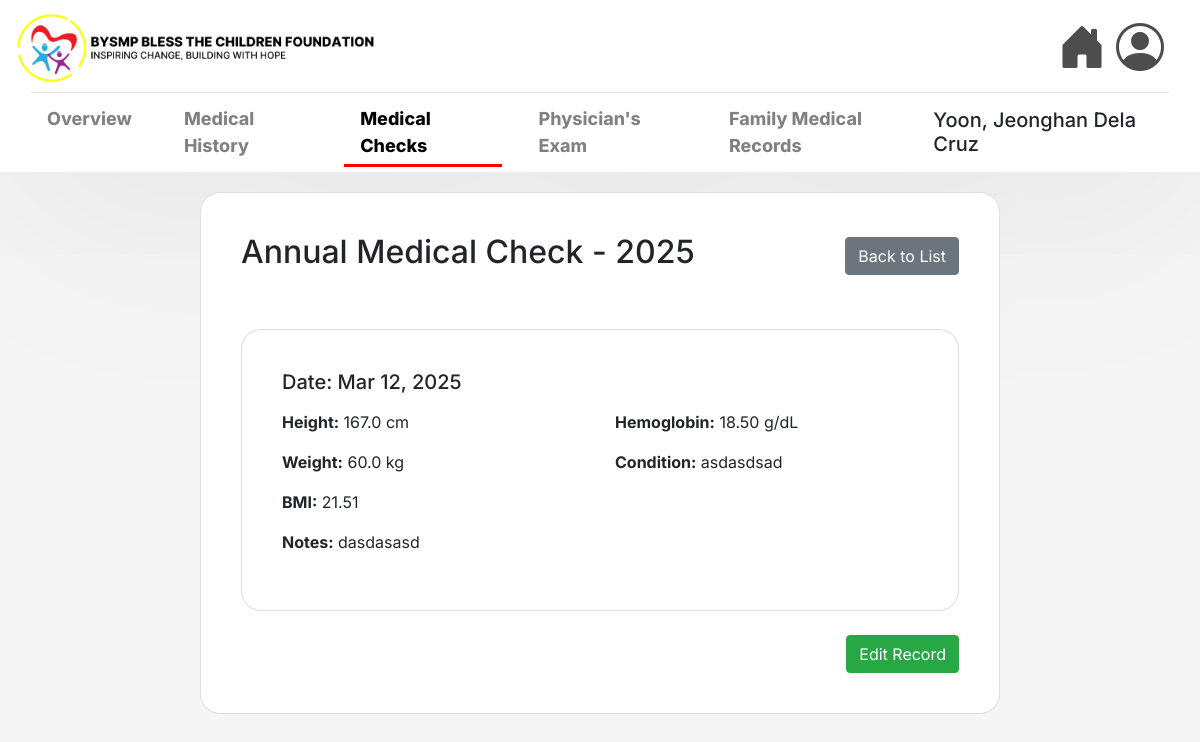
Before: /child/6/annual-medical-check/2025/ with the older database file.
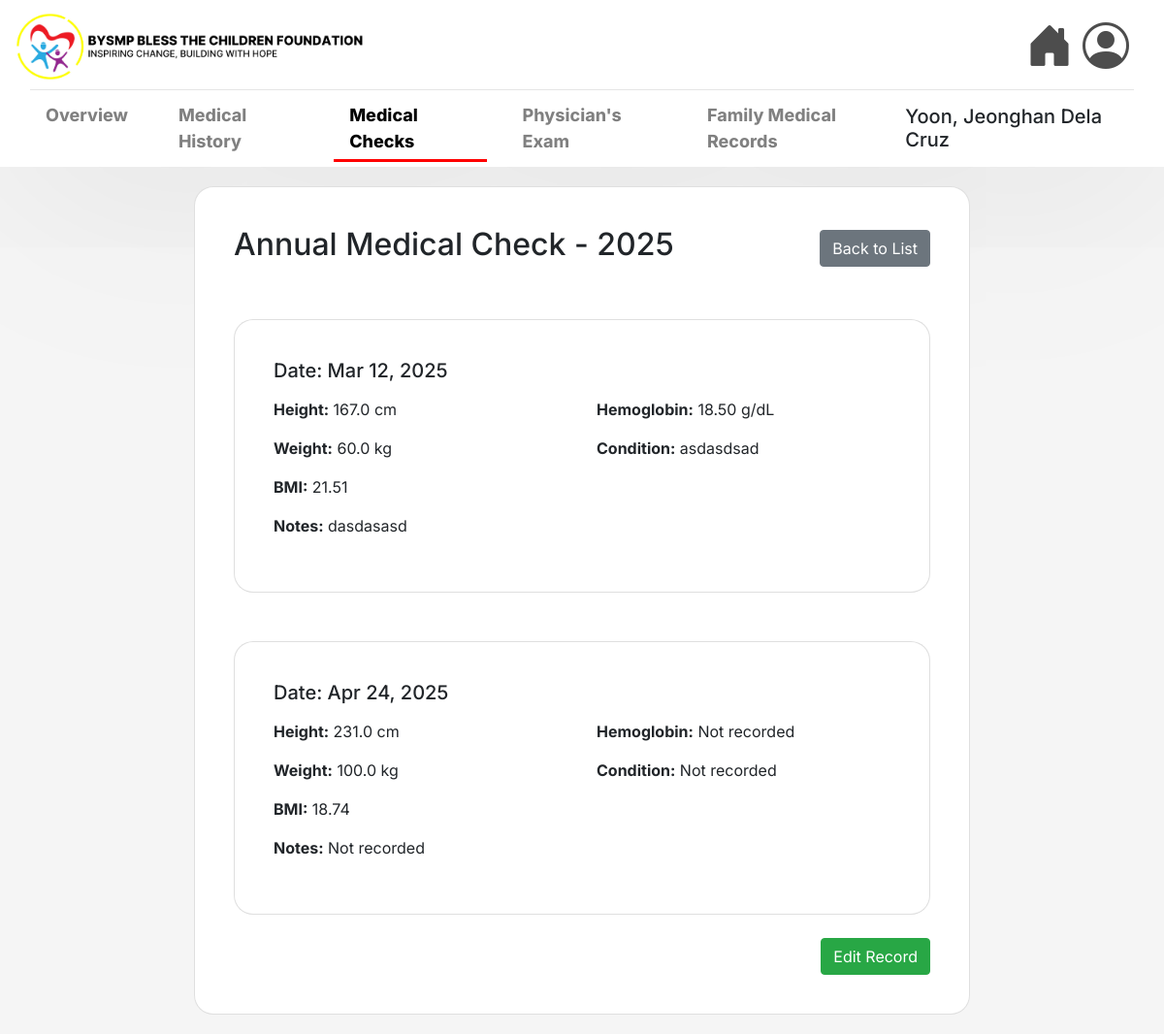
After: the same page with the newer database file.
### msys42app/models.py (models this page shows, shortened)
class AnnualMedicalCheck(models.Model):
    child = models.ForeignKey(Child, on_delete=models.CASCADE, related_name='annual_medical_checks')
    date = models.DateField()
    height = models.DecimalField(max_digits=5, decimal_places=1, null=True, blank=True)  # in cm
    weight = models.DecimalField(max_digits=5, decimal_places=1, null=True, blank=True)  # in kg
    bmi = models.DecimalField(max_digits=5, decimal_places=2, null=True, blank=True)
    hemoglobin = models.DecimalField(max_digits=4, decimal_places=2, null=True, blank=True)
    condition = models.TextField(null=True, blank=True)
    notes = models.TextField(null=True, blank=True)
    class Meta:
        ordering = ['-date']  # Order by date in descending order (newest first)

### msys42app/views.py (the view)
# urls.py: path('child/<int:child_id>/annual-medical-check/<int:year>/', views.view_annual_medical_check, name='view_annual_medical_check'),
def view_annual_medical_check(request, child_id, year):
    child = get_object_or_404(Child, id=child_id)
    medical_checks = AnnualMedicalCheck.objects.filter(
        child=child,
        date__year=year
    ).order_by('date')
    return render(request, 'msys42app/view_annual_medical_check.html', {
        'child': child,
        'year': year,
        'medical_checks': medical_checks
    })

### msys42app/templates/msys42app/view_annual_medical_check.html (shortened to what the changed rows need)
{% extends 'msys42app/base.html' %}
{% load static %}
{% block content %}
<div class="container-fluid" style="padding: 20px;">
    <div class="card shadow-sm" style="max-width: 800px; margin: 0 auto;">
        <div class="card-body">
            <div class="d-flex justify-content-between align-items-center mb-4">
                <h2>Annual Medical Check - {{ year }}</h2>
            </div>
            {% if medical_checks %}
                {% for check in medical_checks %}
                    <div class="card mb-4">
                        <div class="card-body">
                            <div class="mb-3">
                                <h5 class="card-title">Date: {{ check.date|date:"M d, Y" }}</h5>
                            </div>
                            <div class="row">
                                <div class="col-md-6">
                                    <div class="mb-3">
                                        <strong>Height:</strong> {% if check.height %}{{ check.height }} cm{% else %}Not recorded{% endif %}
                                    </div>
                                    <div class="mb-3">
                                        <strong>Weight:</strong> {% if check.weight %}{{ check.weight }} kg{% else %}Not recorded{% endif %}
                                    </div>
                                    <div class="mb-3">
                                        <strong>BMI:</strong> {% if check.bmi %}{{ check.bmi|floatformat:2 }}{% else %}Not calculated{% endif %}
                                    </div>
                                    <div class="mb-3">
                                        <strong>Notes:</strong> {% if check.notes %}{{ check.notes }}{% else %}Not recorded{% endif %}
                                    </div>
                                </div>
                                <div class="col-md-6">
                                    <div class="mb-3">
                                        <strong>Hemoglobin:</strong> {% if check.hemoglobin %}{{ check.hemoglobin }} g/dL{% else %}Not recorded{% endif %}
                                    </div>
                                    <div class="mb-3">
                                        <strong>Condition:</strong> {% if check.condition %}{{ check.condition }}{% else %}Not recorded{% endif %}
                                    </div>
                                </div>
                            </div>
                        </div>
                    </div>
                {% endfor %}
            {% else %}
                <div class="text-center py-5">
                    <h3>No Medical Checks Found for {{ year }}</h3>
                </div>
            {% endif %}
        </div>
    </div>
</div>
{% endblock %}

Changed rows visible on the page:
added AnnualMedicalCheck: date "Apr 24, 2025", height "231.0", weight "100.0", bmi "18.74", notes "Not recorded", condition "Not recorded"
